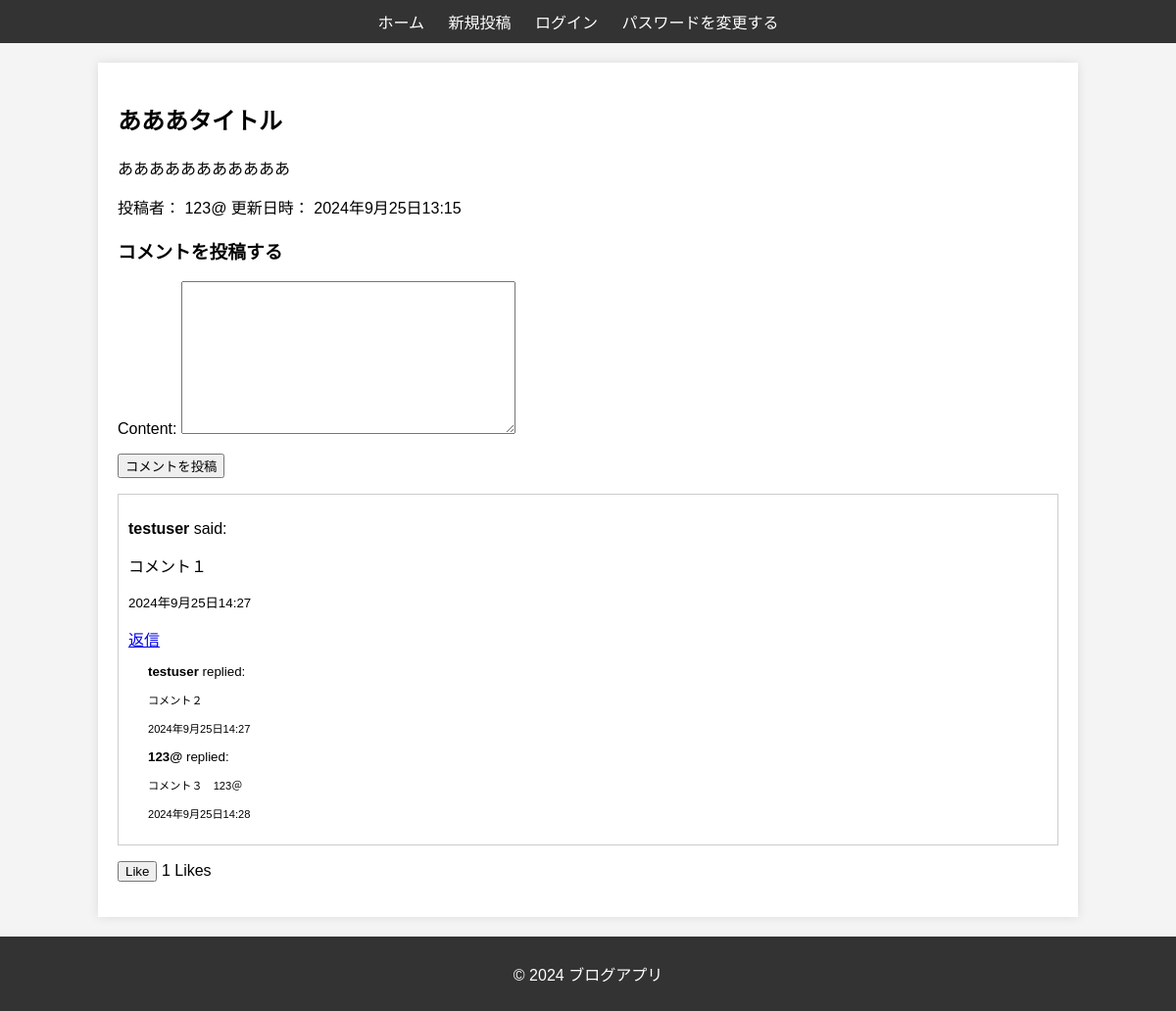
The page /post/9/ on the database as committed earlier.
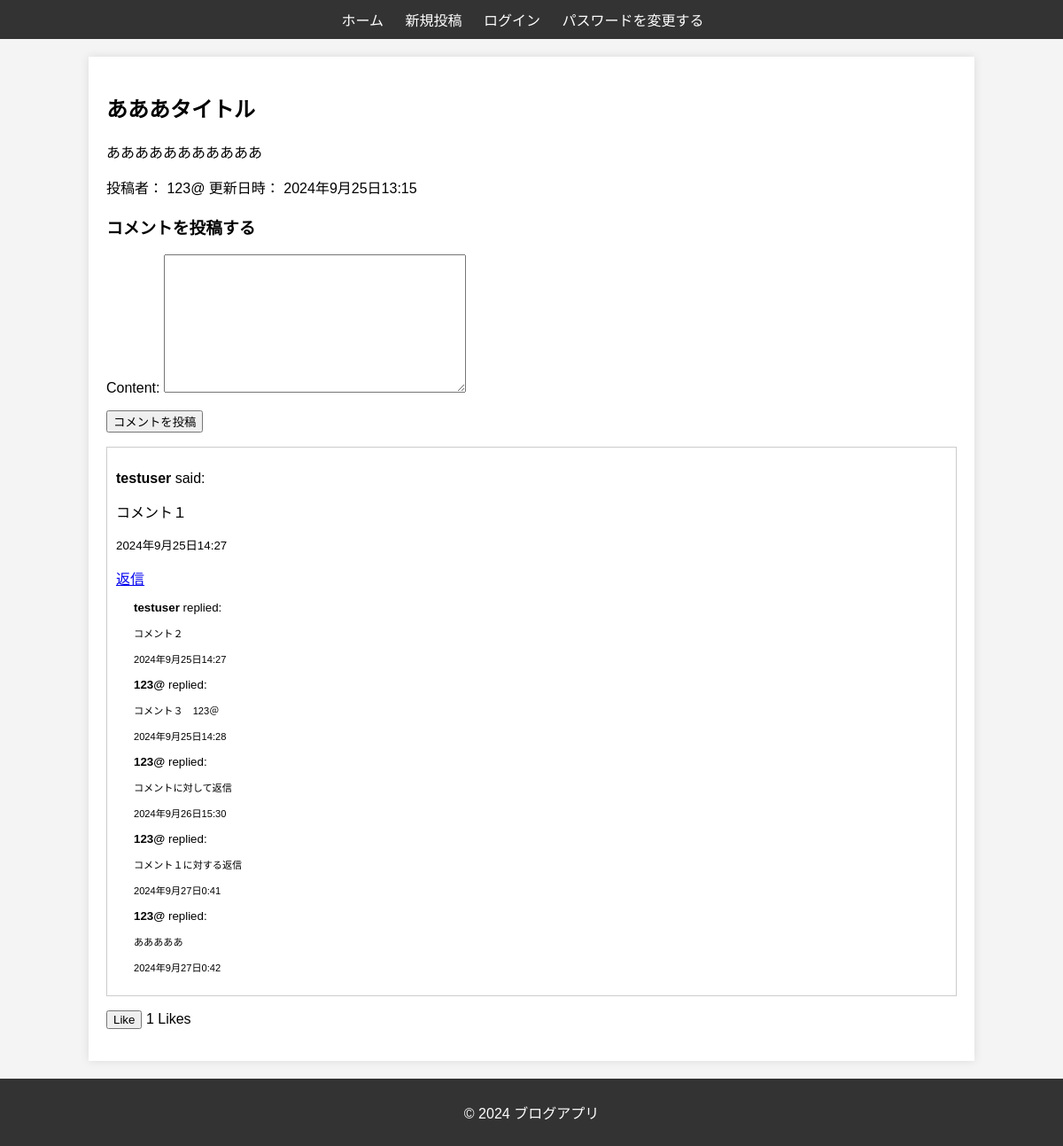
The same page on the database as committed later.
### blog/models.py (models this page shows, shortened)
class Comment(models.Model):
    content = models.TextField()
    user = models.ForeignKey(User, on_delete=models.CASCADE)
    post = models.ForeignKey(Post, on_delete=models.CASCADE, related_name='comments')
    parent = models.ForeignKey('self', on_delete=models.CASCADE, null=True, blank=True, related_name='replies') # 親コメント
    created_at = models.DateTimeField(auto_now_add=True)

### blog/views.py (the view, shortened to what this page needs)
# urls.py: path('post/<int:post_id>/', views.post_detail, name='post_detail'),
def post_detail(request, post_id):
    post = get_object_or_404(Post, id=post_id)
    comments = Comment.objects.filter(post=post).select_related('user').prefetch_related('replies')  # 'comment_set' ではなく 'replies'
    comment_form = CommentForm()
    return render(request, 'blog/post_detail.html', {
        'post': post,
        'comments': comments,
        'comment_form': comment_form,
    })

### blog/forms.py
class CommentForm(forms.ModelForm):
    class Meta:
        model = Comment
        fields = ['content']

### blog/templates/blog/post_detail.html (shortened to what this page needs)
{% extends 'blog/base.html' %}
{% block content %}
<body>
<h2>{{ post.title }}</h2>
<p>{{ post.content }}</p>
<p>投稿者： {{ post.author }} 更新日時： {{ post.created_at }}</p>
<h3>コメントを投稿する</h3>
<form id="comment-form" method="POST">
    {{ comment_form.as_p }}
    <button type="submit">コメントを投稿</button>
</form>
<div class="comments">
    {% for comment in comments %}
        {% if not comment.parent %}
            <div class="comment">
                <p><strong>{{ comment.user.username }}</strong> said:</p>
                <p>{{ comment.content }}</p>
                <p><small>{{ comment.created_at }}</small></p>
                <a href="#" class="reply-button" data-comment-id="{{ comment.id }}">返信</a>
                <div class="replies" style="margin-left: 20px;">
                    {% for reply in comment.replies.all %}
                        <div class="reply">
                            <p><strong>{{ reply.user.username }}</strong> replied:</p>
                            <p style="font-size: smaller;">{{ reply.content }}</p>
                            <p><small>{{ reply.created_at }}</small></p>
                        </div>
                    {% endfor %}
                </div>
            </div>
        {% endif %}
    {% endfor %}
</div>
<p>
    <button id="like-button" {% if not user.is_authenticated %}onclick="redirectToLogin()"{% endif %}>
        {{ is_liked|yesno:"Unlike,Like" }}
    </button>
    <span id="like-count">{{ post.like_set.count }}</span> Likes
</p>
</body>
{% endblock %}

Rows that differ between the two databases and show on the page:
added Comment: user.username "123@", content "コメントに対して返信", created_at "2024年9月26日15:30", shown under "testuser"
added Comment: user.username "123@", content "コメント１に対する返信", created_at "2024年9月27日0:41", shown under "testuser"
added Comment: user.username "123@", content "あああああ", created_at "2024年9月27日0:42", shown under "testuser"
